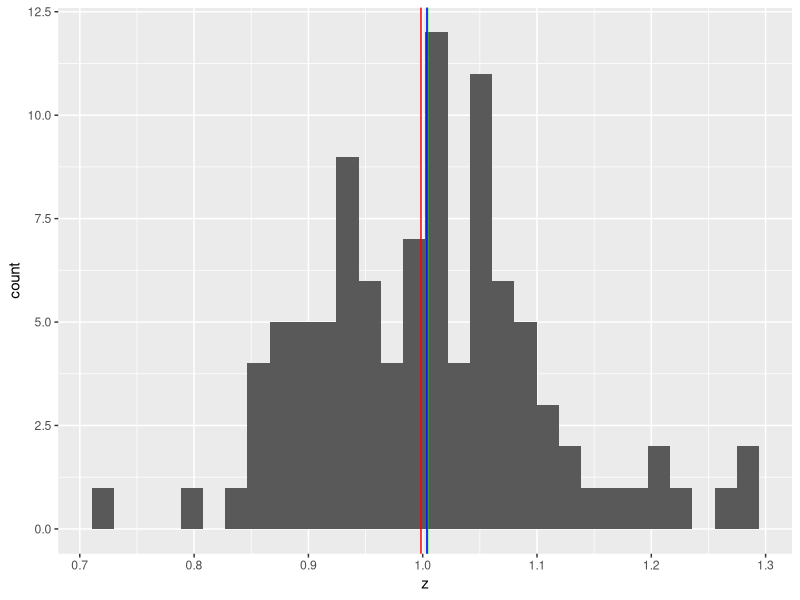
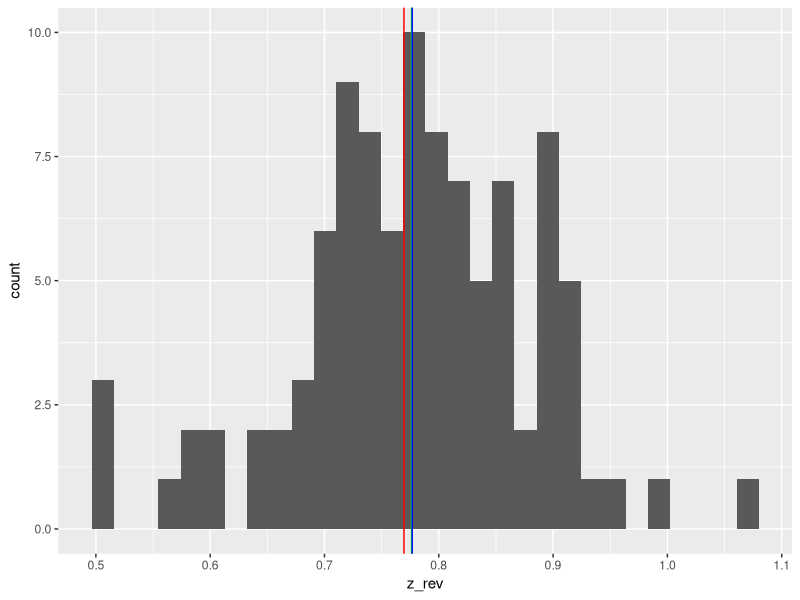

Write R code to recreate these figures, in order.
# Descriptive Statistics - Lab

library(tidyverse)

# central tendency --------------------------------------------------------

z <- exp(rnorm(n = 100, mean = 0, sd = 0.1))

mu_z <- sum(z) / length(z)

mu_z_ge <- prod(z)^(1/length(z))

med_z <- median(z)

t_z <- tibble(z)

t_z %>%
  ggplot(
    mapping = aes(x=z)
  ) + geom_histogram() +
  geom_vline(xintercept = med_z, color = "green") +
  geom_vline(xintercept = mu_z, color = "blue") +
  geom_vline(xintercept = mu_z_ge, color = "red")

z_rev <- -z + max(z) + 0.5

mu_z_rev <- sum(z_rev) / length(z_rev)

mu_z_rev_ge <- prod(z_rev)^(1/length(z_rev))

med_z_rev <- median(z_rev)

t_z_rev <- tibble(z_rev)

t_z_rev %>%
  ggplot(
    mapping = aes(x=z_rev)
  ) + geom_histogram() +
  geom_vline(xintercept = med_z_rev, color = "green") +
  geom_vline(xintercept = mu_z_rev, color = "blue") +
  geom_vline(xintercept = mu_z_rev_ge, color = "red")

# variation ---------------------------------------------------------------

w <- rnorm(100, mean = 10, sd = 1)

m <- w*1000

var_w <- (sum((w - mean(w))^2)) / length(w)
sd_w <- sqrt(var_w)

var_m <- (sum((m - mean(m))^2)) / length(m)
sd_m <- sqrt(var_m)

ad_w <- abs(w - median(w))
mad_w <- median(ad_w)

ad_m <- abs(m - median(m))
mad_m <- median(ad_m)

mu_w <- sum(w) / length(w)
cv_w <- sd_w / mu_w

mu_m <- sum(m) / length(m)
cv_m <- sd_m / mu_m
